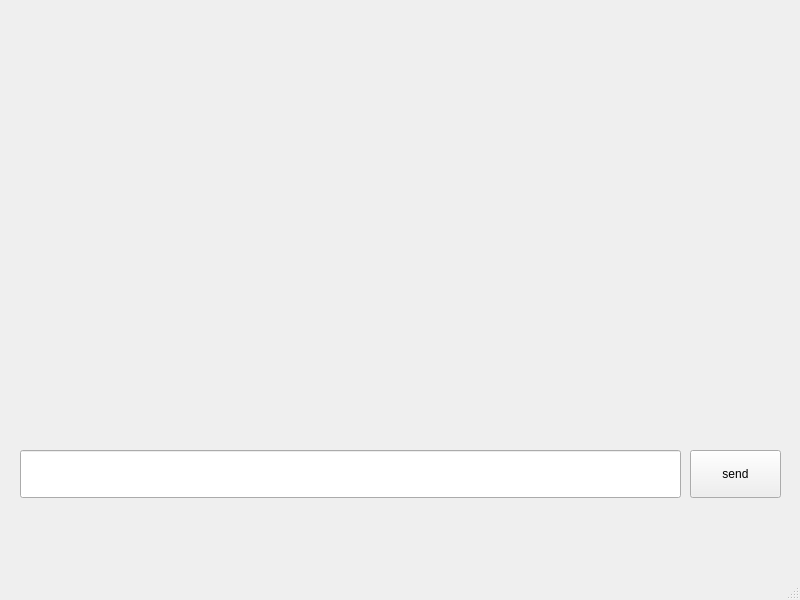
<?xml version="1.0" encoding="UTF-8"?>
<ui version="4.0">
 <class>MainWindow</class>
 <widget class="QMainWindow" name="MainWindow">
  <property name="geometry">
   <rect>
    <x>0</x>
    <y>0</y>
    <width>800</width>
    <height>600</height>
   </rect>
  </property>
  <property name="windowTitle">
   <string>MainWindow</string>
  </property>
  <widget class="QWidget" name="centralwidget">
   <widget class="QPushButton" name="pushButton">
    <property name="geometry">
     <rect>
      <x>690</x>
      <y>450</y>
      <width>91</width>
      <height>48</height>
     </rect>
    </property>
    <property name="text">
     <string>send</string>
    </property>
   </widget>
   <widget class="QLabel" name="label">
    <property name="geometry">
     <rect>
      <x>20</x>
      <y>10</y>
      <width>761</width>
      <height>431</height>
     </rect>
    </property>
    <property name="text">
     <string/>
    </property>
   </widget>
   <widget class="QLineEdit" name="lineEdit">
    <property name="geometry">
     <rect>
      <x>20</x>
      <y>450</y>
      <width>661</width>
      <height>48</height>
     </rect>
    </property>
   </widget>
  </widget>
  <widget class="QMenuBar" name="menubar">
   <property name="geometry">
    <rect>
     <x>0</x>
     <y>0</y>
     <width>800</width>
     <height>39</height>
    </rect>
   </property>
  </widget>
  <widget class="QStatusBar" name="statusbar"/>
 </widget>
 <resources/>
 <connections/>
</ui>
